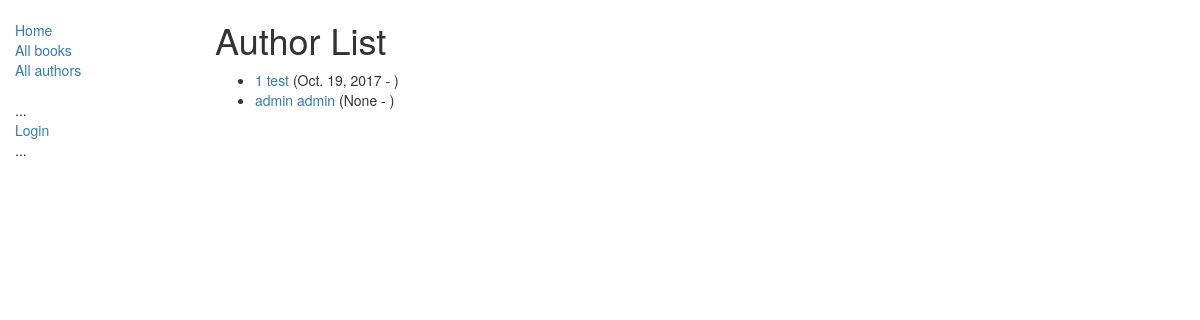
Screenshot of /catalog/authors/ with the database file from the repository.
### catalog/models.py (models this page shows, shortened)
class Author(models.Model):
    first_name = models.CharField(max_length=100);
    last_name = models.CharField(max_length=100);
    date_of_birth = models.DateField(null=True, blank=True);
    date_of_death = models.DateField('died', null=True, blank=True);
    def get_absolute_url(self):
        return reverse('author-detail', args=[str(self.id)]);
    class Meta:
        ordering = ["first_name"];

### catalog/views.py (the view)
class AuthorListView(generic.ListView):
    model = Author;
    paginate_by = 10;

### catalog/templates/catalog/author_list.html
{% extends "base_generic.html" %}
{% block content %}
    <h1>Author List</h1>
    {% if author_list %}
    <ul>
      {% for author in author_list %}
      <li>
        <a href="{{ author.get_absolute_url }}">{{ author.first_name }} {{ author.last_name}}</a> ({{author.date_of_birth}} - {{author.data_of_death}})
      </li>
      {% endfor %}
    </ul>
    {% else %}
      <p>There are no authors in the library.</p>
    {% endif %}
{% endblock %}

### rows the page displays
Author: first_name "1", last_name "test", date_of_birth "Oct. 19, 2017"
Author: first_name "admin", last_name "admin", date_of_birth "None"
